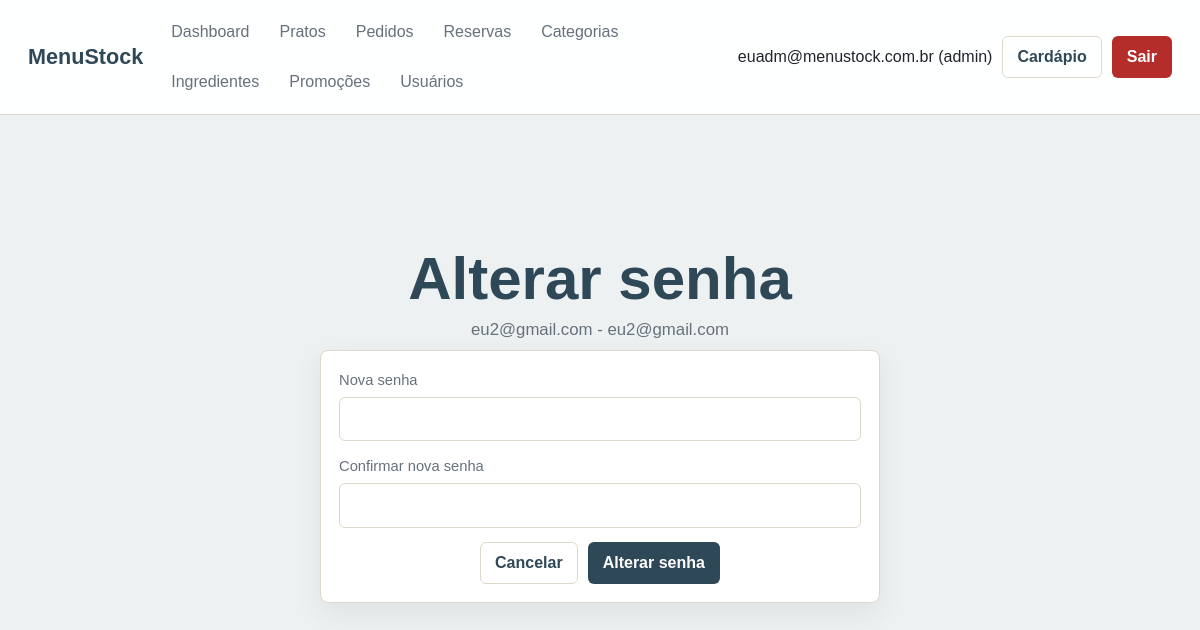
The page /admin/views/alterar_senha_usuario.php?id=11 (signed in) on the database its author committed.
### tables this page shows
CREATE TABLE `usuarios` (
  `id` int(11) NOT NULL,
  `nome` varchar(100) NOT NULL,
  `email` varchar(150) NOT NULL,
  `senha` varchar(255) NOT NULL,
  `telefone` varchar(20) DEFAULT NULL,
  `tipo` enum('admin','garcom','user') NOT NULL DEFAULT 'user',
  `login_attempts` tinyint(3) UNSIGNED NOT NULL DEFAULT 0,
  `locked_until` datetime DEFAULT NULL,
  `created_at` timestamp NOT NULL DEFAULT current_timestamp(),
  `updated_at` timestamp NOT NULL DEFAULT current_timestamp() ON UPDATE current_timestamp()
);

### admin/config/auth.php (called while the page is built, shortened)
<?php
require_once __DIR__ . '/conexao.php';
function e(mixed $value): string
{
    return htmlspecialchars((string) $value, ENT_QUOTES, 'UTF-8');
}
function isLoggedIn(): bool
{
    return !empty($_SESSION['usuario_id']);
}
function currentUserId(): ?int
{
    return isset($_SESSION['usuario_id']) ? (int) $_SESSION['usuario_id'] : null;
}
function currentUserTipo(): ?string
{
    return $_SESSION['usuario_tipo'] ?? null;
}
function hasRole(array|string $roles): bool
{
    $roles = is_array($roles) ? $roles : [$roles];
    return isLoggedIn() && in_array(currentUserTipo(), $roles, true);
}
function currentUser(): ?array
{
    $stmt = getConnection()->prepare('SELECT id, nome, email, telefone, tipo FROM usuarios WHERE id = ?');
    $stmt->execute([currentUserId()]);
    $user = $stmt->fetch();
    return $user;
}

### admin/config/conexao.php (called while the page is built, shortened)
<?php
function getConnection(): PDO
{
    static $pdo = null;
    if ($pdo instanceof PDO) {
        return $pdo;
    }
    $host = getenv('DB_HOST') ?: getenv('MYSQLHOST') ?: 'zephyr.proxy.rlwy.net';
    $port = getenv('DB_PORT') ?: getenv('MYSQLPORT') ?: '46100';
    $database = getenv('DB_NAME') ?: getenv('MYSQLDATABASE') ?: 'menustock';
    $user = getenv('DB_USER') ?: getenv('MYSQLUSER') ?: 'root';
    $password = getenv('DB_PASS') ?: getenv('MYSQLPASSWORD') ?: 'ojuEPvwwMfxxPVxEbtBZrEFVKfSvwfrr';
    $dsn = "mysql:host={$host};port={$port};dbname={$database};charset=utf8mb4";
    try {
        $pdo = new PDO($dsn, $user, $password, [
            PDO::ATTR_ERRMODE => PDO::ERRMODE_EXCEPTION,
            PDO::ATTR_DEFAULT_FETCH_MODE => PDO::FETCH_ASSOC,
            PDO::ATTR_EMULATE_PREPARES => false,
        ]);
    } catch (PDOException $exception) {
        http_response_code(500);
        exit('Falha ao conectar ao banco de dados.');
    }
    return $pdo;
}

### admin/models/Usuario.php (called while the page is built, shortened)
<?php
require_once __DIR__ . '/../config/conexao.php';
class Usuario
{
    private PDO $pdo;
    public function __construct()
    {
        $this->pdo = getConnection();
    }
    public function buscarPorId(int $id): ?array
    {
        $stmt = $this->pdo->prepare('SELECT id, nome, email, telefone, tipo, created_at FROM usuarios WHERE id = ?');
        $stmt->execute([$id]);
        $usuario = $stmt->fetch();
        return $usuario ?: null;
    }
}

### admin/views/alterar_senha_usuario.php (the view, shortened to what this page needs)
<?php
require_once __DIR__ . '/../config/auth.php';
require_once __DIR__ . '/../models/Usuario.php';
$usuarioModel = new Usuario();
$id = (int) ($_GET['id'] ?? $_POST['id'] ?? 0);
$usuario = $usuarioModel->buscarPorId($id);
require_once __DIR__ . '/../config/header_admin.php';
?>
<div class="centered-container">
    <section class="page-heading">
        <h1>Alterar senha</h1>
        <p><?= e($usuario['nome']) ?> - <?= e($usuario['email']) ?></p>
    </section>
    <form method="post" class="panel stack-form narrow-form" onsubmit="return validarSenhas(this);">
        <label>
            Nova senha
            <input type="password" name="senha" required minlength="6">
        </label>
        <label>
            Confirmar nova senha
            <input type="password" name="confirmar_senha" required minlength="6">
        </label>
        <div class="form-actions">
            <a class="btn btn-ghost" href="ver_usuarios.php">Cancelar</a>
            <button class="btn btn-primary" type="submit">Alterar senha</button>
        </div>
    </form>
</div>
<?php require_once __DIR__ . '/../config/footer_admin.php'; ?>

### admin/config/header_admin.php (shortened to what this page needs)
<?php
require_once __DIR__ . '/auth.php';
$adminUser = currentUser();
?>
<!doctype html>
<html lang="pt-BR">
<head>
    <link rel="stylesheet" href="../public/css/style.css">
</head>
<body class="admin-body">
<header class="admin-topbar">
    <a class="brand" href="<?= hasRole('garcom') ? 'menu_garcom.php' : 'dashboard.php' ?>">MenuStock</a>
    <nav class="admin-nav" aria-label="Menu administrativo">
        <a href="dashboard.php">Dashboard</a>
        <a href="gerenciar_pratos.php">Pratos</a>
        <a href="gerenciar_pedidos.php">Pedidos</a>
        <a href="gerenciar_reservas.php">Reservas</a>
        <?php if (hasRole('admin')): ?>
            <a href="gerenciar_categorias.php">Categorias</a>
            <a href="gerenciar_ingredientes.php">Ingredientes</a>
            <a href="gerenciar_promocoes.php">Promoções</a>
            <a href="ver_usuarios.php">Usuários</a>
        <?php endif; ?>
    </nav>
    <div class="topbar-actions">
        <span><?= e($adminUser['nome'] ?? 'Usuário') ?> (<?= e(currentUserTipo() ?? '') ?>)</span>
        <a class="btn btn-ghost" href="../../index.php">Cardápio</a>
        <form method="post" action="../controllers/logout.php">
            <button class="btn btn-danger" type="submit">Sair</button>
        </form>
    </div>
</header>
<main class="container admin-main">

### admin/public/css/style.css (style rules this page uses)
:root { --bg: #f7f5ef; --surface: #ffffff; --surface-soft: #f1eee6; --text: #20252b; --muted: #66717c; --line: #ded8ca; --primary: #2f4858; --primary-dark: #213540; --secondary: #e85d2a; --secondary-dark: #c74718; --success: #1f8a5b; --danger: #b52d2a; --warning: #a46c00; --radius: 8px; --shadow: 0 10px 28px rgba(35, 45, 55, 0.08); }
* { box-sizing: border-box; }
body { margin: 0; min-height: 100vh; background: var(--bg); color: var(--text); font-family: Arial, Helvetica, sans-serif; line-height: 1.5; }
a { color: inherit; text-decoration: none; }
button, input, select, textarea { font: inherit; }
input, select, textarea { width: 100%; border: 1px solid var(--line); border-radius: 6px; background: #fff; color: var(--text); padding: 10px 12px; }
label { display: grid; gap: 6px; color: var(--muted); font-size: 0.92rem; }
.container { width: min(1180px, calc(100% - 32px)); margin: 0 auto; }
.admin-body .container { width: min(1400px, calc(100% - 32px)); }
.site-header, .admin-topbar { position: sticky; top: 0; z-index: 20; display: flex; align-items: center; gap: 18px; justify-content: space-between; min-height: 72px; padding: 12px 28px; background: rgba(255, 255, 255, 0.94); border-bottom: 1px solid var(--line); backdrop-filter: blur(12px); }
.brand { color: var(--primary); font-size: 1.35rem; font-weight: 800; white-space: nowrap; }
.site-nav, .admin-nav, .site-actions, .topbar-actions, .inline-form, .form-actions, .section-head, .cart-summary, .order-head { display: flex; align-items: center; gap: 10px; flex-wrap: wrap; }
.site-nav, .admin-nav { flex: 1; }
.site-nav a, .admin-nav a { color: var(--muted); padding: 8px 10px; border-radius: 6px; }
.admin-body { background: #eef1f2; }
.admin-main { padding: 28px 0 44px; }
.btn { display: inline-flex; align-items: center; justify-content: center; gap: 8px; min-height: 38px; border: 1px solid transparent; border-radius: 6px; padding: 8px 14px; cursor: pointer; font-weight: 700; }
.btn-primary { background: var(--primary); color: #fff; }
.btn-danger { background: var(--danger); color: #fff; }
.btn-ghost { background: transparent; border-color: var(--line); color: var(--primary); }
.hero h1, .page-heading h1 { max-width: 720px; margin: 0; color: var(--primary); font-size: clamp(2rem, 5vw, 4rem); line-height: 1; }
.hero p, .page-heading p { max-width: 620px; color: var(--muted); font-size: 1.05rem; }
.card, .panel, .stat-card, .empty-state { background: var(--surface); border: 1px solid var(--line); border-radius: var(--radius); box-shadow: var(--shadow); }
.card-content, .panel, .empty-state { padding: 18px; }
.stack, .stack-form { display: grid; gap: 14px; }
.page-heading { padding: 28px 0 8px; }
.narrow-form { max-width: 560px; }
.centered-container { max-width: 920px; margin: 0 auto; }
.centered-container .page-heading { text-align: center; }
.centered-container .page-heading h1 { margin: 0 auto; }
.centered-container .page-heading p { margin: 8px auto 0; }
.centered-container .form-actions { justify-content: center; }
.centered-container .narrow-form { margin: 0 auto; }

### rows shown on the page
usuarios: nome "euadm@menustock.com.br"
usuarios: nome "eu2@gmail.com", email "eu2@gmail.com"

### other values the page prints
currentUserTipo() "admin"
